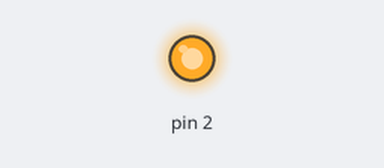
Simulated run of this sketch. Board: Arduino Uno, built with avr-gcc and run on an emulated ATmega328P. Parts: output pins drawn as LEDs (lit = HIGH). Pins used as bus, display or sensor lines are not drawn.

Above: at 1.0 s.
At 3.5 s:
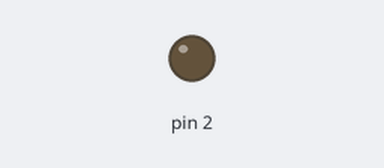
Timing chart, 0 to 6.5 s (numbered marks = the images above):
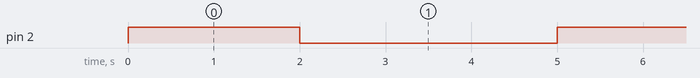

The sketch:

Final-Project_Fan-Motor.ino
```cpp
//Final Project - Computer Engineering 301
//Fan Motor Implementation
//Written by: Samuel Mouradian // editted by Mason Haines

// volatile unsigned char* port_E = (unsigned char*) 0x2E; // output register
// volatile unsigned char* ddr_E = (unsigned char*) 0x2D; // data direction register
// volatile unsigned char* pin_E = (unsigned char*) 0x2C; // input register

// volatile unsigned char* port_G = (unsigned char*) 0x34; // output register
// volatile unsigned char* ddr_G = (unsigned char*) 0x33; // data direction register
// volatile unsigned char* pin_G = (unsigned char*) 0x32; // input register

volatile unsigned char* port_D = (unsigned char*) 0x2B; // output register
volatile unsigned char* ddr_D = (unsigned char*) 0x2A; // data direction register
volatile unsigned char* pin_D = (unsigned char*) 0x29; // input register

void setup() {

  Serial.begin(9600);
  //Set PD0 = pin 21 & PD1 = pin 20 & PD2 = pin 19
  *ddr_D |= 0x07; // Set first registers in ddr to output -> communication pins on arduino -> is an OR set 0000_0111
}

void loop() {
  toggleMotor_ON_OFF();
  delay(1000); // Adjust the delay time as needed
}

void toggleMotor_ON_OFF() { // this is the beta version will need tempps to know ehen to turn on, so will need to be passed arguments
  // Turn the fan on (clockwise direction) at full speed

  // Set PD0 to HIGH to set the motor direction (clockwise)
  *port_D |= 0x01; // Set PD0

  // Clear PD1 to ensure no conflicting direction setting
  *port_D &= ~0x02; // Clear PD1

  // Set PD2 to enable the motor at full speed
  *port_D |= 0x04; // Set PD2

  delay(2000); // Run the fan for 5 seconds

  // Turn the fan off

  // Clear PD0 to turn off the motor
  *port_D &= ~0x01; // Clear PD0

  // Clear PD1 to ensure no conflicting direction setting
  *port_D &= ~0x02; // Clear PD1

  // Clear PD2 to disable the motor
  *port_D &= ~0x04; // Clear PD2

  delay(2000); // Wait for 2 seconds before repeating the cycle
}
```

Measured:
- by itself, pin 2: alternates HIGH for 2.0 s and LOW for 3.0 s
